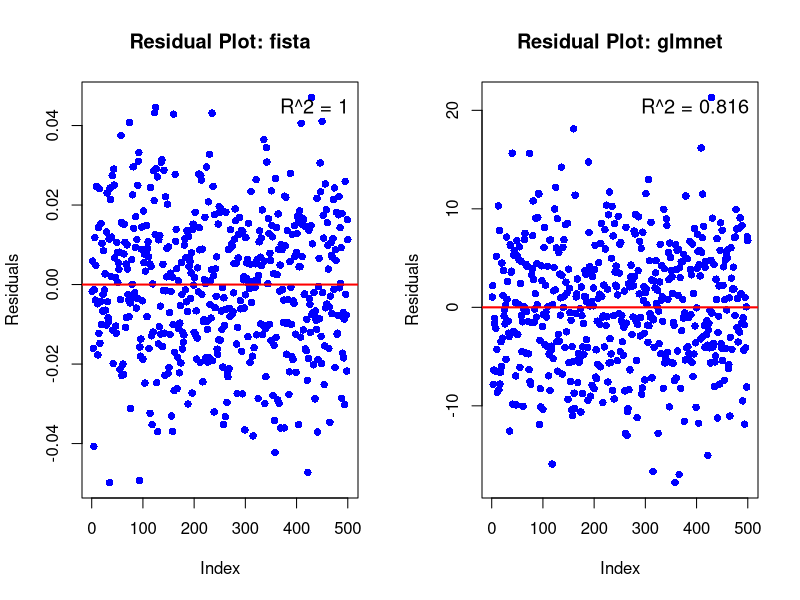

The R script that drew this image:
## ---- chunk 1
knitr::opts_chunk$set(echo = TRUE)
## ---- chunk 2
FISTA_solver <- function(X, y, lambda, max_iter, tol = 1e-6) {
  beta <- rep(0, ncol(X))
  z <- beta
  t <- 1
  obj <- numeric(max_iter)
  L <- norm(X, "2")^2
  start_time <- Sys.time()
  
  for (iter in 1 : max_iter) {
    beta_old <- beta
    z <- z + t(X) %*% (y - X %*% z) / L
    beta_new <- soft_thresh(z, lambda / L)
    t_old <- t
    t <- (1 + sqrt(1 + 4 * t^2)) / 2
    z <- beta_new + ((t_old - 1) / t) * (beta_new - beta_old)
    obj[iter] <- 0.5 * norm(X %*% beta_new - y, "F")^2 + lambda * sum(abs(beta_new))
    
    # Check convergence
    if (sqrt(sum((beta_new - beta)^2)) < tol) {
      return(list(beta = beta_new, convergence = TRUE, iter = iter, 
                  obj = obj[1 : iter], time = Sys.time() - start_time))
    }
    beta <- beta_new
  }
  
  return(list(beta = beta, convergence = TRUE, iter = max_iter, obj = obj, 
              time = Sys.time() - start_time))
}

soft_thresh <- function(x, lambda) {
  sign(x) * pmax(abs(x) - lambda, 0)
}
## ---- chunk 3
# Simulate data for sparse solutions
set.seed(9248)
m <- 500
n <- 2000
X <- matrix(rnorm(m * n), nrow = m)
x0 <- runif(n)
x0[x0 < 0.9] <- 0
y <- X %*% x0 + rnorm(m)
lambda <- 0.5
## ---- chunk 4
if (!requireNamespace("glmnet", quietly = TRUE)) {
  install.packages("glmnet")
}
library(glmnet)

# Compute R^2
calculate_r_squared <- function(y, y_pred) {
  ss_total <- sum((y - mean(y))^2)  # Total sum of squares
  ss_residual <- sum((y - y_pred)^2)  # Residual sum of squares
  r_squared <- 1 - (ss_residual / ss_total)
  return(r_squared)
}

# Residual Plot
plot_residuals <- function(y, y_pred, r_squared, title) {
  residuals <- y - y_pred
  plot(residuals, main = title,
       xlab = "Index", ylab = "Residuals", col = "blue", pch = 16)
  abline(h = 0, col = "red", lwd = 2)
  legend("topright", legend = paste("R^2 =", round(r_squared, 3)), bty = "n", cex = 1.2)
}

# Run FISTA
result_fista <- FISTA_solver(X, y, lambda, max_iter = 1000, tol = 1e-5)
beta_fista <- result_fista$beta
y_pred_fista <- X %*% beta_fista

# Run glmnet
fit_glmnet <- glmnet(X, y, alpha = 1, lambda = lambda, intercept = TRUE)
beta_glmnet <- as.vector(coef(fit_glmnet, s = lambda))  # Include intercept term
y_pred_glmnet <- predict(fit_glmnet, X, s = lambda)

# R^2 for both methods
r_squared_fista <- calculate_r_squared(y, y_pred_fista)
r_squared_glmnet <- calculate_r_squared(y, y_pred_glmnet)

# Visualize residual plots
par(mfrow = c(1, 2))  # Two plots side-by-side
plot_residuals(y, y_pred_fista, r_squared_fista, title = "Residual Plot: fista")
plot_residuals(y, y_pred_glmnet, r_squared_glmnet, title = "Residual Plot: glmnet")
